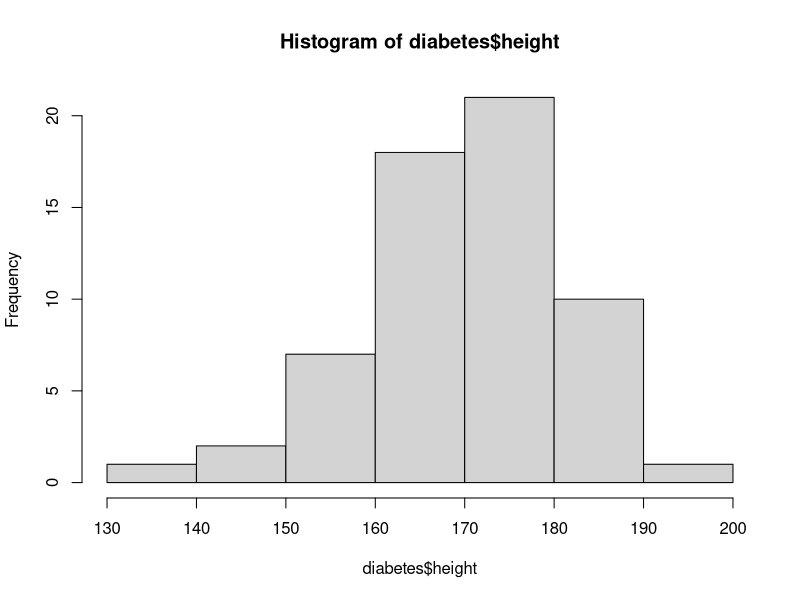
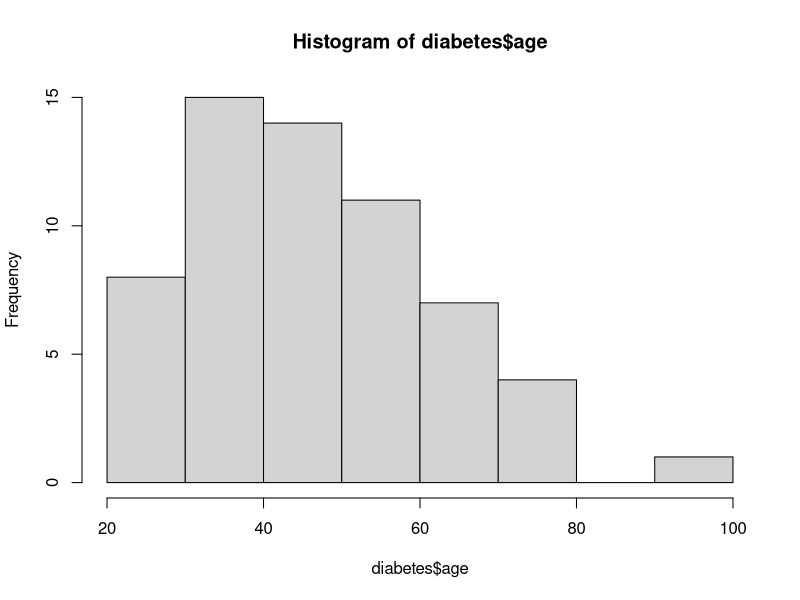
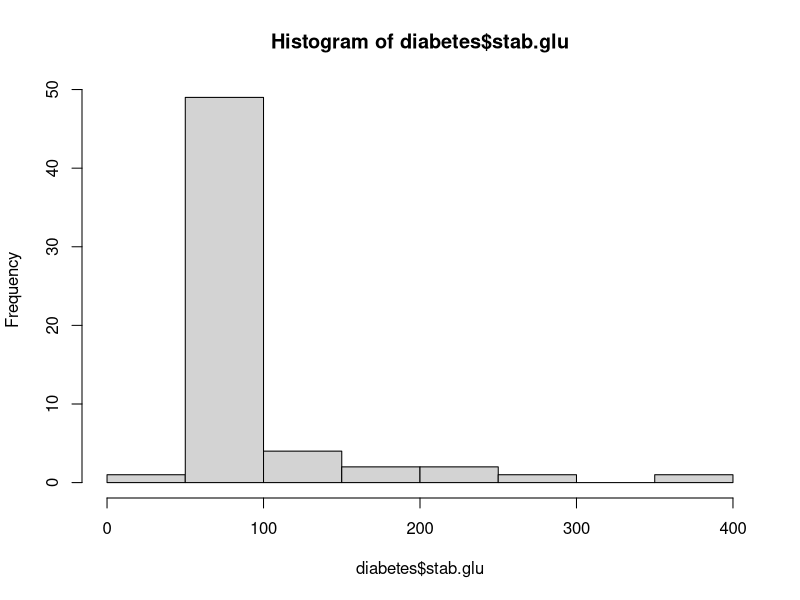
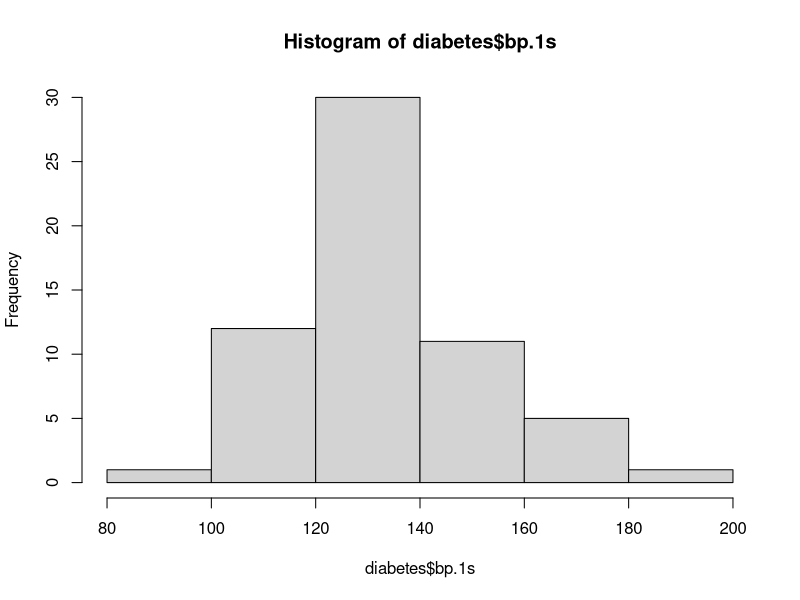
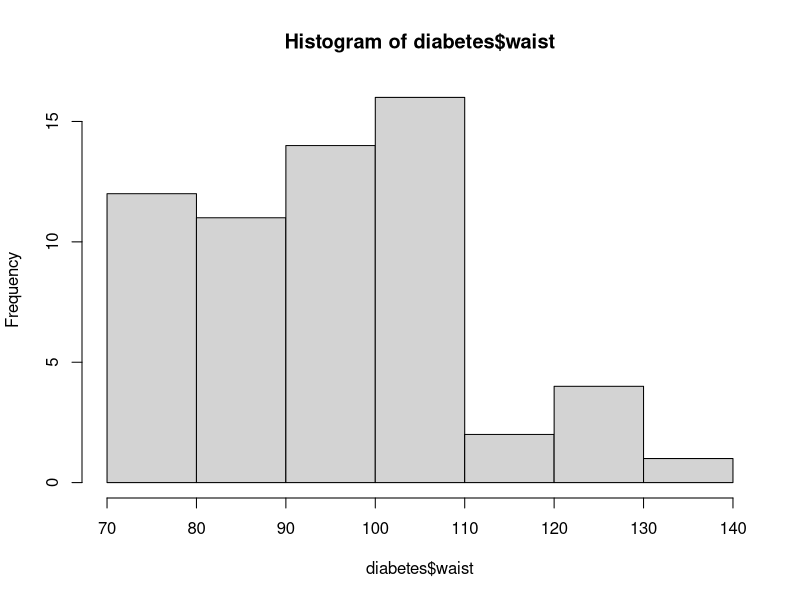
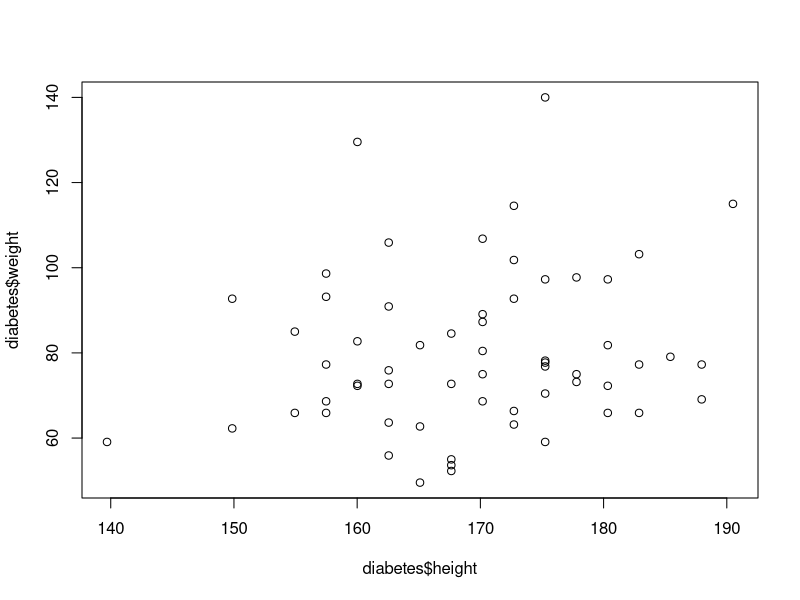

Here is the R script that generated these plots, in order:
# Läsa in & bearbeta data i R

## Load data
# library(readxl)
Data_diabetes <- readxl::read_excel("Data_diabetes.xlsx")
# View(Data_diabetes)
diabetes <- Data_diabetes

## Omvandla till SI enheter
### Height from inches to cm
diabetes$height <- diabetes$height * 2.54

### Weight pounds to kg
diabetes$weight <- diabetes$weight / 2.2

### waist & hip inches to cm
diabetes$waist <- diabetes$waist * 2.54
diabetes$hip <- diabetes$hip * 2.54

## Calculate BMI = weight [kg] / (height [m])^2
diabetes$BMI <- diabetes$weight / (diabetes$height/100)^2

### Check that BMI is within 10-58
range(diabetes$BMI)

## Finding stats variable practice
mean(diabetes$height)
median(diabetes$weight)
sd(diabetes$stab.glu)

## Calculate SEM = sd(x)/sqrt(length(x))
sd(diabetes$waist) / sqrt(length(diabetes$waist))

## Check binomial distribution
table(diabetes$location, diabetes$gender)



# Skapa & snygga till figurer
## Histogram
hist(diabetes$height)    # Normal dist.
hist(diabetes$age)       # Normal dist. -ish
hist(diabetes$stab.glu)  # Not normal !
hist(diabetes$bp.1s)     # Normal dist.
hist(diabetes$waist)     # Normal dist. ?

## Scatterplot x = height, y = weight
plot(x = diabetes$height,
     y = diabetes$weight)


